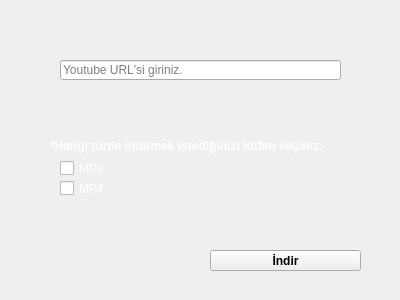
<?xml version="1.0" encoding="UTF-8"?>
<ui version="4.0">
 <class>YoutubeVideoDownloader_Form</class>
 <widget class="QWidget" name="YoutubeVideoDownloader_Form">
  <property name="geometry">
   <rect>
    <x>0</x>
    <y>0</y>
    <width>400</width>
    <height>300</height>
   </rect>
  </property>
  <property name="sizePolicy">
   <sizepolicy hsizetype="Fixed" vsizetype="Fixed">
    <horstretch>0</horstretch>
    <verstretch>0</verstretch>
   </sizepolicy>
  </property>
  <property name="minimumSize">
   <size>
    <width>400</width>
    <height>300</height>
   </size>
  </property>
  <property name="font">
   <font>
    <kerning>true</kerning>
   </font>
  </property>
  <property name="mouseTracking">
   <bool>false</bool>
  </property>
  <property name="tabletTracking">
   <bool>false</bool>
  </property>
  <property name="windowTitle">
   <string>Youtube Video Downloader</string>
  </property>
  <property name="windowIcon">
   <iconset>
    <normaloff>filmerror.ico</normaloff>filmerror.ico</iconset>
  </property>
  <property name="windowOpacity">
   <double>1.000000000000000</double>
  </property>
  <property name="autoFillBackground">
   <bool>false</bool>
  </property>
  <property name="styleSheet">
   <string notr="true">#YoutubeVideoDownloader_Form{
border-image: url(:/back/background-image.jpg);}</string>
  </property>
  <widget class="QPushButton" name="pushButton_download">
   <property name="enabled">
    <bool>true</bool>
   </property>
   <property name="geometry">
    <rect>
     <x>210</x>
     <y>250</y>
     <width>151</width>
     <height>21</height>
    </rect>
   </property>
   <property name="font">
    <font>
     <weight>75</weight>
     <bold>true</bold>
     <stylestrategy>PreferDefault</stylestrategy>
    </font>
   </property>
   <property name="acceptDrops">
    <bool>false</bool>
   </property>
   <property name="autoFillBackground">
    <bool>false</bool>
   </property>
   <property name="styleSheet">
    <string notr="true"/>
   </property>
   <property name="text">
    <string>İndir</string>
   </property>
   <property name="icon">
    <iconset resource="icon.qrc">
     <normaloff>:/indir/download_icon_128877.ico</normaloff>:/indir/download_icon_128877.ico</iconset>
   </property>
   <property name="checkable">
    <bool>false</bool>
   </property>
   <property name="checked">
    <bool>false</bool>
   </property>
   <property name="autoRepeat">
    <bool>false</bool>
   </property>
   <property name="autoExclusive">
    <bool>false</bool>
   </property>
   <property name="autoDefault">
    <bool>false</bool>
   </property>
   <property name="default">
    <bool>false</bool>
   </property>
   <property name="flat">
    <bool>false</bool>
   </property>
  </widget>
  <widget class="QLineEdit" name="lineEdit_URL">
   <property name="geometry">
    <rect>
     <x>60</x>
     <y>60</y>
     <width>281</width>
     <height>20</height>
    </rect>
   </property>
   <property name="font">
    <font>
     <weight>50</weight>
     <bold>false</bold>
     <strikeout>false</strikeout>
     <kerning>true</kerning>
    </font>
   </property>
   <property name="tabletTracking">
    <bool>false</bool>
   </property>
   <property name="autoFillBackground">
    <bool>false</bool>
   </property>
   <property name="styleSheet">
    <string notr="true"/>
   </property>
   <property name="dragEnabled">
    <bool>false</bool>
   </property>
   <property name="readOnly">
    <bool>false</bool>
   </property>
   <property name="placeholderText">
    <string>Youtube URL'si giriniz.</string>
   </property>
   <property name="clearButtonEnabled">
    <bool>false</bool>
   </property>
  </widget>
  <widget class="QCheckBox" name="checkBox_MP3">
   <property name="geometry">
    <rect>
     <x>60</x>
     <y>160</y>
     <width>70</width>
     <height>17</height>
    </rect>
   </property>
   <property name="styleSheet">
    <string notr="true">
color: rgb(255, 255, 255);</string>
   </property>
   <property name="text">
    <string>MP3</string>
   </property>
  </widget>
  <widget class="QCheckBox" name="checkBox_MP4">
   <property name="geometry">
    <rect>
     <x>60</x>
     <y>180</y>
     <width>70</width>
     <height>17</height>
    </rect>
   </property>
   <property name="styleSheet">
    <string notr="true">color: rgb(255, 255, 255);</string>
   </property>
   <property name="text">
    <string>MP4</string>
   </property>
  </widget>
  <widget class="QLabel" name="label_2">
   <property name="geometry">
    <rect>
     <x>50</x>
     <y>130</y>
     <width>311</width>
     <height>31</height>
    </rect>
   </property>
   <property name="font">
    <font>
     <weight>75</weight>
     <italic>false</italic>
     <bold>true</bold>
     <underline>false</underline>
     <strikeout>false</strikeout>
    </font>
   </property>
   <property name="styleSheet">
    <string notr="true">color: rgb(255, 255, 255);
</string>
   </property>
   <property name="text">
    <string>*Hangi türde indirmek istediğinizi lütfen seçiniz.</string>
   </property>
  </widget>
 </widget>
 <resources>
  <include location="icon.qrc"/>
 </resources>
 <connections/>
</ui>
